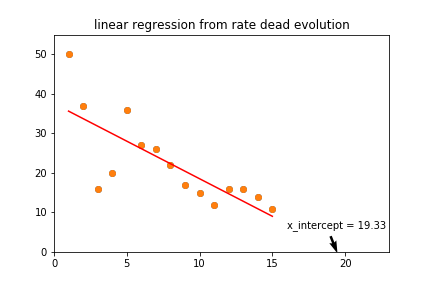

The Python source for this figure:
# -*- coding: utf-8 -*-
"""
Created on Sun Mar 29 09:13:10 2020

@author: MonOrdiPro

"""

import numpy as np
from sklearn.linear_model import LinearRegression  
from sklearn.preprocessing import PolynomialFeatures 
from sklearn.metrics import mean_squared_error, r2_score
import matplotlib.pyplot as plt


# données %evolution mort

y = np.array([50,37,16,20,36,27,26,22,17,15,12,16,16,14,11])
x = np.array([1,2,3,4,5,6,7,8,9,10,11,12,13,14,15])

x = x.reshape(-1,1)
y = y.reshape(-1,1)

plt.scatter(x,y)

print(x.shape)
print(y.shape)


# Creation de la matrice X
X = np.hstack((x,np.ones(x.shape)))
print(X.shape)

theta = np.random.randn(2,1)


def model (X, theta):
    return X.dot(theta)


def cost_function(X, y, theta):
    m = len(y)
    return 1/(2*m) * np.sum((model(X, theta) - y)**2)

def grad(X, y, theta) :
    m = len(y)
    return 1/m * X.T.dot(model(X, theta) -y)

def gradient_descent(X, y, theta, learning_rate, n_iterations):
    for i in range (0, n_iterations) :
        theta = theta - learning_rate * grad(X, y, theta)
    return theta


theta_final = gradient_descent(X, y, theta, learning_rate=.02, n_iterations=10000) 

plt.scatter(x,y)
plt.xlim(0,23)
plt.ylim(0,55)
plt.quiver(19,4,2,-5)
plt.annotate(
    "x_intercept = 19.33", xy=(16, 6))
plt.title('linear regression from rate dead evolution')
plt.plot(x, model(X,theta_final), c='r')
plt.savefig("lin_reg_dead_rate.png")

# a =  -1.964 / -1.9
# b =  37.879 / 37.533
# x0 = 19.33 / 19.75

# y = -1.964 * x + 37.879
# x = 37.88 / 1.96
# x = 19.33

# plateau dans 4 jours



y = np.array([50,37,16,20,36,27,26,22,17,15,12,16,16,14,11])
x = np.array([1,2,3,4,5,6,7,8,9,10,11,12,13,14,15])

x = x.reshape(-1,1)
y = y.reshape(-1,1)
lmodellineaire = LinearRegression()
lmodellineaire.fit(x, y)

# Evaluation du training set
y_predict = lmodellineaire.predict(x)
rmse = (np.sqrt(mean_squared_error(y, y_predict)))
r2 = r2_score(y, y_predict)
 
print('La performance du modèle sur la base dapprentissage')
print('--------------------------------------')
print('Lerreur quadratique moyenne est {}'.format(rmse)) # 6.85338521 / 6.853385
print('le score R2 est {}'.format(r2)) # 0.5892732219199377 / 0.5892732219199377
print('\n')